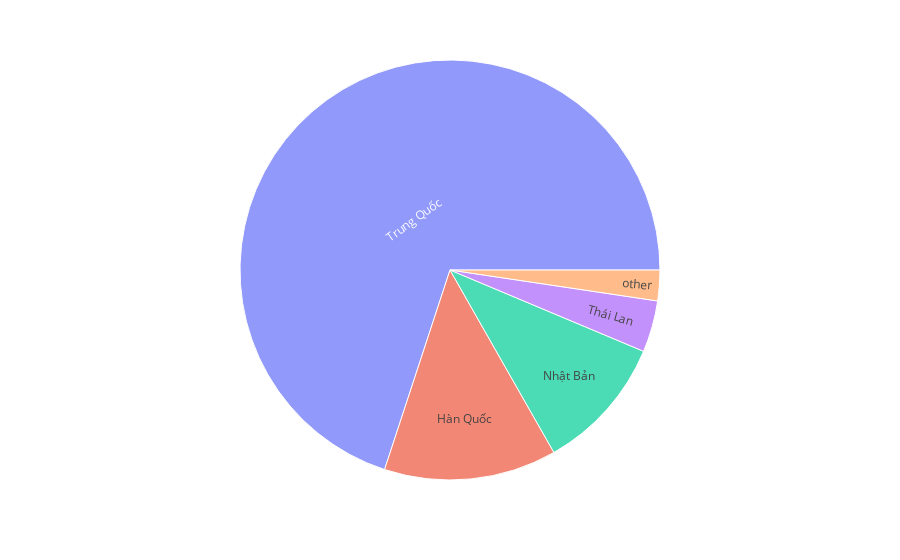

Write notebook code for a chart like this one.
### Code cell
top_rated=df4
fig =px.sunburst(
    top_rated,
    path=['country'])
fig.show()

### Figure 1 — Plotly figure (JSON) as saved in the notebook; plotly's stock layout.template omitted (floating-point values rounded to 4 significant figures)
{"data": [{"branchvalues": "total", "domain": {"x": [0, 1], "y": [0, 1]}, "hovertemplate": "labels=%{label}<br>count=%{value}<br>parent=%{parent}<br>id=%{id}<extra></extra>", "ids": ["Hàn Quốc", "Nhật Bản", "Thái Lan", "Trung Quốc", "other"], "labels": ["Hàn Quốc", "Nhật Bản", "Thái Lan", "Trung Quốc", "other"], "name": "", "parents": ["", "", "", "", ""], "type": "sunburst", "values": [214, 168, 64, 1127, 38]}], "layout": {"autosize": true, "legend": {"tracegroupgap": 0}, "margin": {"t": 60}}}
